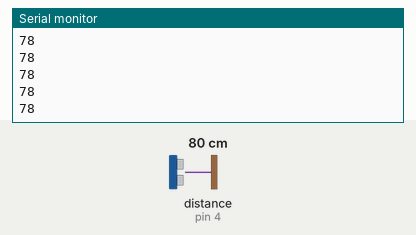
This sketch was run on a simulated Arduino Uno, built with avr-gcc and run on an emulated ATmega328P. Shown: the last lines printed to the serial monitor. Wiring (inferred from the names in the program): ultrasonic range finder: trigger pin 3; echo pin 4. The test bench sets the inputs (shaded band); at power-on: distance to the obstacle (sensor on pin 4) 80 cm. The echo pulse lasts 58.3 µs per cm.

Above: at 1.2 s.
1.3 s: distance to the obstacle (sensor on pin 4) set to 2 cm
At 2.1 s:
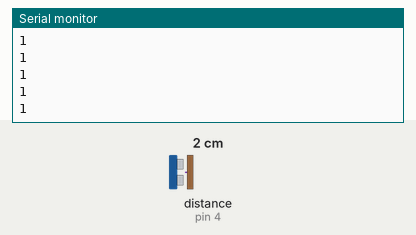
2.8 s: distance to the obstacle (sensor on pin 4) set to 4 cm
At 3.9 s:
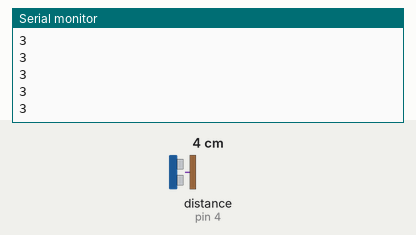
Timing chart, 0 to 5.8 s (numbered marks = the images above; inputs shaded):
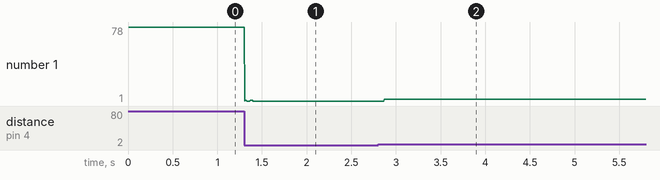

The sketch:

ultrasonic_sensor.ino
```cpp
long dis,dur;
void setup() {
  // put your setup code here, to run once:
  Serial.begin(9600);

  pinMode(3,OUTPUT);//trig
  pinMode(4,INPUT); //echo

}

void loop() {
  // put your main code here, to run repeatedly:

    digitalWrite(3,0);
    delayMicroseconds(200);
    digitalWrite(3,1);
    delayMicroseconds(100);
    digitalWrite(3,0);
    dur=pulseIn(4,HIGH);
    dis=(0.034/2)*dur;
    Serial.println(dis);
}
```

Measured:
- after the input at 1.3 s, the serial monitor: prints a new line at once (image 1)
- after the input at 2.8 s, the serial monitor: prints a new line after 0.07 s (image 2)
- plotted number 1: 78 → 1 after the input at 1.3 s, 1 → 3 after the input at 2.8 s
